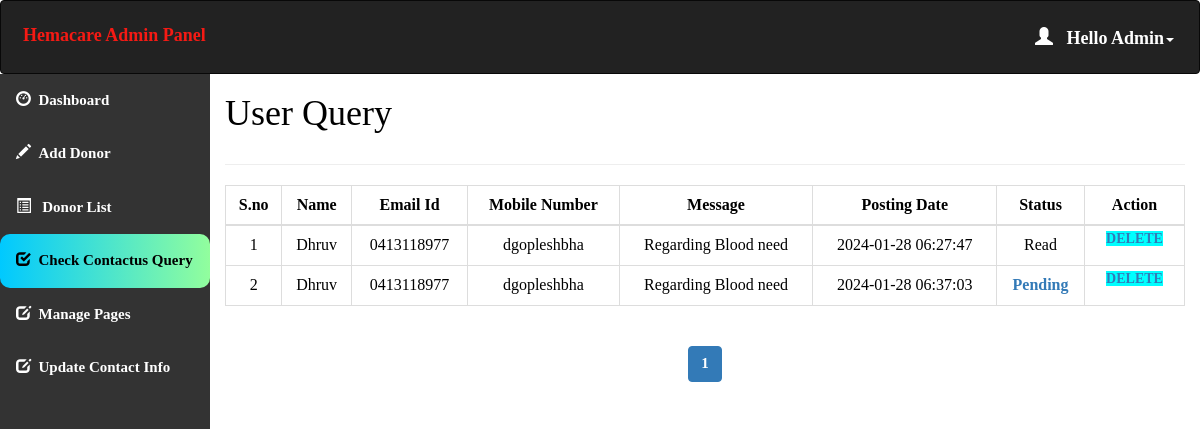
Page /admin/query.php (signed in) on the committed database.
### tables this page shows
CREATE TABLE `contact_query` (
  `query_id` int(11) NOT NULL,
  `query_name` varchar(100) NOT NULL,
  `query_mail` varchar(120) NOT NULL,
  `query_number` char(11) NOT NULL,
  `query_message` longtext NOT NULL,
  `query_date` timestamp NOT NULL DEFAULT current_timestamp() ON UPDATE current_timestamp(),
  `query_status` int(11) DEFAULT NULL
);

### admin/query.php (the view, shortened to what this page needs)
<html>
<head>
  <link rel="stylesheet" href="https://maxcdn.bootstrapcdn.com/bootstrap/3.4.1/css/bootstrap.min.css">
</head>
<?php
include 'conn.php';
  if (isset($_SESSION['loggedin']) && $_SESSION['loggedin'] == true) {
  ?>
<body style="color:black">
<div id="header">
<?php include 'header.php';
?>
</div>
<div id="sidebar">
<?php $active="query"; include 'sidebar.php'; ?>
</div>
<div id="content" >
  <div class="content-wrapper">
    <div class="container-fluid">
      <div class="row">
        <div class="col-md-12 lg-12 sm-12">
          <h1 class="page-title">User Query</h1>
        </div>
      </div>
      <hr>
      <?php
        include 'conn.php';
          $limit = 10;
          if(isset($_GET['page'])){
            $page = $_GET['page'];
          }else{
            $page = 1;
          }
          $offset = ($page - 1) * $limit;
          $count=$offset+1;
        $sql= "select * from contact_query LIMIT {$offset},{$limit}";
        $result=mysqli_query($conn,$sql);
        if(mysqli_num_rows($result)>0)   {
       ?>
       <div class="table-responsive">
      <table class="table table-bordered" style="text-align:center">
          <thead style="text-align:center">
          <th style="text-align:center">S.no</th>
          <th style="text-align:center">Name</th>
          <th style="text-align:center">Email Id</th>
          <th style="text-align:center">Mobile Number</th>
          <th style="text-align:center">Message</th>
          <th style="text-align:center">Posting Date</th>
          <th style="text-align:center">Status</th>
          <th style="text-align:center">Action</th>
          </thead>
          <tbody>
            <?php
            while($row = mysqli_fetch_assoc($result)) { ?>
          <tr>
                  <td><?php echo $count++; ?></td>
                  <td><?php echo $row['query_name']; ?></td>
                  <td><?php echo $row['query_mail']; ?></td>
                  <td><?php echo $row['query_number']; ?></td>
                  <td><?php echo $row['query_message']; ?></td>
                  <td><?php echo $row['query_date']; ?></td>
                  <?php if($row['query_status']==1)
{
?><td>Read<br></td>
<?php } else {?>
<td><a href="query.php?id=<?php echo $row['query_id'];?>" onclick="clickme()"><b id="demo">Pending</b></a><br>
</td>
<?php } ?>
                    <td id="he" style="width:100px">
                    <a style="background-color:aqua" href='delete_query.php?id=<?php echo $row['query_id']; ?>'> Delete </a>
                </td>
              </tr>
            <?php } ?>
          </tbody>
      </table>
    </div>
    <?php } ?>
    <div class="table-responsive"style="text-align:center;align:center">
        <?php
        $sql1 = "SELECT * FROM contact_query";
        $result1 = mysqli_query($conn, $sql1) or die("Query Failed.");
        if(mysqli_num_rows($result1) > 0){
          $total_records = mysqli_num_rows($result1);
          $total_page = ceil($total_records / $limit);
          echo '<ul class="pagination admin-pagination">';
          for($i = 1; $i <= $total_page; $i++){
            if($i == $page){
              $active = "active";
            }else{
              $active = "";
            }
            echo '<li class="'.$active.'"><a href="query.php?page='.$i.'">'.$i.'</a></li>';
          }
          echo '</ul>';
        }
        ?>
        </div>
      </div>
    </div>
   <?php }
    ?>
</body>
</html>

### admin/header.php (shortened to what this page needs)
<!DOCTYPE html>
<html>
<head>
  <link rel="stylesheet" href="https://maxcdn.bootstrapcdn.com/bootstrap/3.4.1/css/bootstrap.min.css">
</head>
<body>
<nav class="navbar navbar-inverse">
  <div class="container-fluid">
    <div class="navbar-header">
      <a class="navbar-brand" id="qq" href="dashboard.php" style="color:#F51A14;">Hemacare Admin Panel</a>
    </div>
    <ul class="nav navbar-nav navbar-right">
      <li class="dropdown"><a class="dropdown-toggle" id="qw" data-toggle="dropdown" href="#" style="font-weight:bold;color:white "> <span class="glyphicon glyphicon-user"></span>&nbsp&nbsp
        <?php
        include 'conn.php';
        $username=$_SESSION['username'];
        $sql="select * from admin_info where admin_username='$username'";
        $result=mysqli_query($conn,$sql) or die("query failed.");
        $row=mysqli_fetch_assoc($result);
        echo "Hello ".$row['admin_name'];
       ?><span class="caret"></span></a>
    </li>
    </ul>
  </div>
</nav>
</body></html>

### admin/query.php (style rules this page uses)
#sidebar { position:relative;margin-top:-20px }
#content { position:relative;margin-left:210px }
#he { font-size: 14px; font-weight: 600; text-transform: uppercase; padding: 3px 7px; color: #fff; text-decoration: none; border-radius: 3px; align:center }

### admin/header.php (style rules this page uses)
.navbar { background-color: #333333 ; padding: 10px 10px; color:#FF0404 ; }
.navbar a { float: left; color: white; text-align: center; padding: 12px; text-decoration: none; font-size: 18px; line-height: 25px; }
.navbar-brand { font-size: 25px; font-weight: bold; }
.navbar a { float: none; display: block; text-align: left; }
.navbar-right { float: none; }

### admin/sidebar.php (style rules this page uses)
body { margin: 0; font-family: 'Averia Gruesa Libre';font-size: 15px; color:#F8F9F9; }

### rows in the picture
contact_query: query_name "Dhruv", query_mail "0413118977", query_number "dgopleshbha", query_message "Regarding Blood need", query_date "2024-01-28 06:27:47", query_status "Read"
contact_query: query_name "Dhruv", query_mail "0413118977", query_number "dgopleshbha", query_message "Regarding Blood need", query_date "2024-01-28 06:37:03"

### other values in the picture
$row['admin_name'] "Admin"
